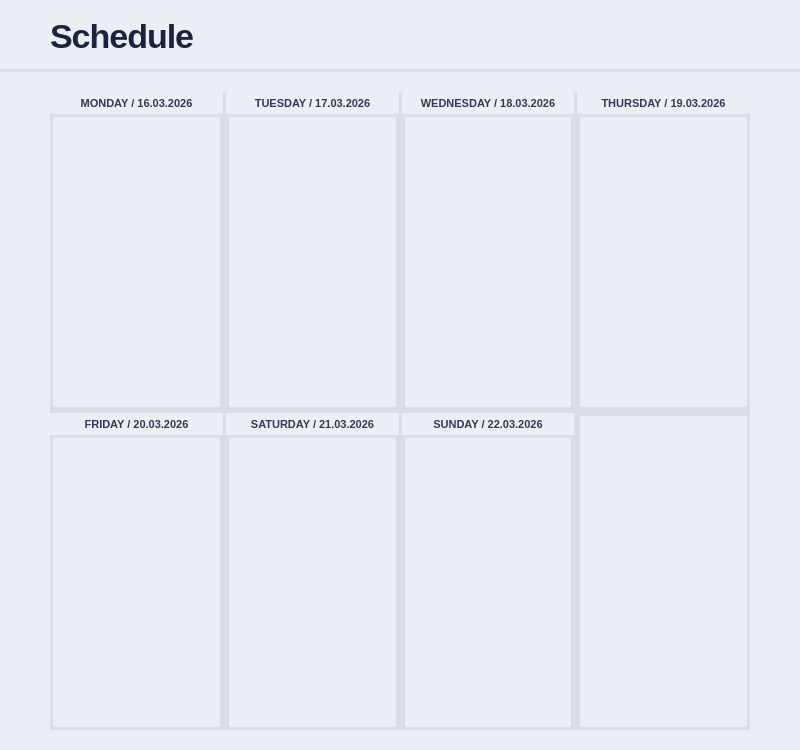
<?xml version="1.0" encoding="UTF-8"?>
<ui version="4.0">
 <class>Schedule</class>
 <widget class="QWidget" name="Schedule">
  <property name="geometry">
   <rect>
    <x>0</x>
    <y>0</y>
    <width>800</width>
    <height>750</height>
   </rect>
  </property>
  <property name="styleSheet">
   <string notr="true">QWidget#Schedule { background-color: #eceef5; }
QWidget#scheduleHeader { background-color: #eceef5; border-bottom: 3px solid #d8dde8; }
QLabel#labelScheduleTitle { color: #1a2440; font-size: 34px; font-weight: 700; letter-spacing: -1px; }
QWidget#scrollAreaWidgetContents { background-color: #d8dde8; }

QWidget#dayCardMon, QWidget#dayCardTue, QWidget#dayCardWed, QWidget#dayCardThu,
QWidget#dayCardFri, QWidget#dayCardSat, QWidget#dayCardSun, QWidget#dayCardEmpty {
 background-color: #eceef5;
 border: 3px solid #d8dde8;
}

QLabel#dayHeaderMon, QLabel#dayHeaderTue, QLabel#dayHeaderWed, QLabel#dayHeaderThu,
QLabel#dayHeaderFri, QLabel#dayHeaderSat, QLabel#dayHeaderSun {
 color: #2f3b54;
 font-size: 11px;
 font-weight: 700;
 background-color: #eceef5;
 border-bottom: 3px solid #d8dde8;
 min-height: 18px;
 max-height: 18px;
 padding: 2px 4px;
}

QWidget#subjectsMon QLabel, QWidget#subjectsTue QLabel, QWidget#subjectsWed QLabel,
QWidget#subjectsThu QLabel, QWidget#subjectsFri QLabel, QWidget#subjectsSat QLabel,
QWidget#subjectsSun QLabel {
 color: #2d4f4c;
 font-size: 12px;
 background-color: #eceef5;
 border: 3px solid #d8dde8;
 padding: 6px;
}</string>
  </property>
  <layout class="QVBoxLayout" name="verticalLayout">
   <property name="spacing">
    <number>0</number>
   </property>
   <property name="leftMargin">
    <number>0</number>
   </property>
   <property name="topMargin">
    <number>0</number>
   </property>
   <property name="rightMargin">
    <number>0</number>
   </property>
   <property name="bottomMargin">
    <number>0</number>
   </property>
   <item>
    <widget class="QWidget" name="scheduleHeader" native="true">
     <property name="minimumSize">
      <size>
       <width>0</width>
       <height>72</height>
      </size>
     </property>
     <property name="maximumSize">
      <size>
       <width>16777215</width>
       <height>72</height>
      </size>
     </property>
     <layout class="QHBoxLayout" name="horizontalLayout">
      <property name="leftMargin">
       <number>50</number>
      </property>
      <property name="topMargin">
       <number>0</number>
      </property>
      <property name="rightMargin">
       <number>50</number>
      </property>
      <property name="bottomMargin">
       <number>0</number>
      </property>
      <item>
       <widget class="QLabel" name="labelScheduleTitle">
        <property name="text">
         <string>Schedule</string>
        </property>
       </widget>
      </item>
      <item>
       <spacer name="horizontalSpacer">
        <property name="orientation">
         <enum>Qt::Orientation::Horizontal</enum>
        </property>
        <property name="sizeHint" stdset="0">
         <size>
          <width>40</width>
          <height>20</height>
         </size>
        </property>
       </spacer>
      </item>
     </layout>
    </widget>
   </item>
   <item>
    <widget class="QWidget" name="scheduleBody" native="true">
     <layout class="QVBoxLayout" name="verticalLayoutBody">
      <property name="leftMargin">
       <number>50</number>
      </property>
      <property name="topMargin">
       <number>20</number>
      </property>
      <property name="rightMargin">
       <number>50</number>
      </property>
      <property name="bottomMargin">
       <number>20</number>
      </property>
      <item>
       <widget class="QScrollArea" name="scrollAreaSchedule">
        <property name="frameShape">
         <enum>QFrame::NoFrame</enum>
        </property>
        <property name="widgetResizable">
         <bool>true</bool>
        </property>
        <property name="horizontalScrollBarPolicy">
         <enum>Qt::ScrollBarAlwaysOff</enum>
        </property>
        <widget class="QWidget" name="scrollAreaWidgetContents">
         <property name="geometry">
          <rect>
           <x>0</x>
           <y>0</y>
           <width>700</width>
           <height>1300</height>
          </rect>
         </property>
         <layout class="QGridLayout" name="gridLayoutSchedule">
          <property name="horizontalSpacing">
           <number>3</number>
          </property>
          <property name="verticalSpacing">
           <number>3</number>
          </property>
          <property name="leftMargin">
           <number>0</number>
          </property>
          <property name="topMargin">
           <number>0</number>
          </property>
          <property name="rightMargin">
           <number>0</number>
          </property>
          <property name="bottomMargin">
           <number>0</number>
          </property>

          <item row="0" column="0">
           <widget class="QWidget" name="dayCardMon" native="true">
            <layout class="QVBoxLayout" name="layoutMon">
             <property name="spacing"><number>0</number></property>
             <property name="leftMargin"><number>0</number></property>
             <property name="topMargin"><number>0</number></property>
             <property name="rightMargin"><number>0</number></property>
             <property name="bottomMargin"><number>0</number></property>
             <item>
              <widget class="QLabel" name="dayHeaderMon">
               <property name="text"><string>MONDAY / 16.03.2026</string></property>
               <property name="alignment"><set>Qt::AlignCenter</set></property>
              </widget>
             </item>
             <item>
              <widget class="QWidget" name="subjectsMon" native="true">
               <layout class="QVBoxLayout" name="layoutSubjectsMon">
                <property name="spacing"><number>0</number></property>
                <property name="leftMargin"><number>0</number></property>
                <property name="topMargin"><number>0</number></property>
                <property name="rightMargin"><number>0</number></property>
                <property name="bottomMargin"><number>0</number></property>
               </layout>
              </widget>
             </item>
            </layout>
           </widget>
          </item>

          <item row="0" column="1">
           <widget class="QWidget" name="dayCardTue" native="true">
            <layout class="QVBoxLayout" name="layoutTue">
             <property name="spacing"><number>0</number></property>
             <property name="leftMargin"><number>0</number></property>
             <property name="topMargin"><number>0</number></property>
             <property name="rightMargin"><number>0</number></property>
             <property name="bottomMargin"><number>0</number></property>
             <item>
              <widget class="QLabel" name="dayHeaderTue">
               <property name="text"><string>TUESDAY / 17.03.2026</string></property>
               <property name="alignment"><set>Qt::AlignCenter</set></property>
              </widget>
             </item>
             <item>
              <widget class="QWidget" name="subjectsTue" native="true">
               <layout class="QVBoxLayout" name="layoutSubjectsTue">
                <property name="spacing"><number>0</number></property>
                <property name="leftMargin"><number>0</number></property>
                <property name="topMargin"><number>0</number></property>
                <property name="rightMargin"><number>0</number></property>
                <property name="bottomMargin"><number>0</number></property>
               </layout>
              </widget>
             </item>
            </layout>
           </widget>
          </item>

          <item row="0" column="2">
           <widget class="QWidget" name="dayCardWed" native="true">
            <layout class="QVBoxLayout" name="layoutWed">
             <property name="spacing"><number>0</number></property>
             <property name="leftMargin"><number>0</number></property>
             <property name="topMargin"><number>0</number></property>
             <property name="rightMargin"><number>0</number></property>
             <property name="bottomMargin"><number>0</number></property>
             <item>
              <widget class="QLabel" name="dayHeaderWed">
               <property name="text"><string>WEDNESDAY / 18.03.2026</string></property>
               <property name="alignment"><set>Qt::AlignCenter</set></property>
              </widget>
             </item>
             <item>
              <widget class="QWidget" name="subjectsWed" native="true">
               <layout class="QVBoxLayout" name="layoutSubjectsWed">
                <property name="spacing"><number>0</number></property>
                <property name="leftMargin"><number>0</number></property>
                <property name="topMargin"><number>0</number></property>
                <property name="rightMargin"><number>0</number></property>
                <property name="bottomMargin"><number>0</number></property>
               </layout>
              </widget>
             </item>
            </layout>
           </widget>
          </item>

          <item row="0" column="3">
           <widget class="QWidget" name="dayCardThu" native="true">
            <layout class="QVBoxLayout" name="layoutThu">
             <property name="spacing"><number>0</number></property>
             <property name="leftMargin"><number>0</number></property>
             <property name="topMargin"><number>0</number></property>
             <property name="rightMargin"><number>0</number></property>
             <property name="bottomMargin"><number>0</number></property>
             <item>
              <widget class="QLabel" name="dayHeaderThu">
               <property name="text"><string>THURSDAY / 19.03.2026</string></property>
               <property name="alignment"><set>Qt::AlignCenter</set></property>
              </widget>
             </item>
             <item>
              <widget class="QWidget" name="subjectsThu" native="true">
               <layout class="QVBoxLayout" name="layoutSubjectsThu">
                <property name="spacing"><number>0</number></property>
                <property name="leftMargin"><number>0</number></property>
                <property name="topMargin"><number>0</number></property>
                <property name="rightMargin"><number>0</number></property>
                <property name="bottomMargin"><number>0</number></property>
               </layout>
              </widget>
             </item>
            </layout>
           </widget>
          </item>

          <item row="1" column="0">
           <widget class="QWidget" name="dayCardFri" native="true">
            <layout class="QVBoxLayout" name="layoutFri">
             <property name="spacing"><number>0</number></property>
             <property name="leftMargin"><number>0</number></property>
             <property name="topMargin"><number>0</number></property>
             <property name="rightMargin"><number>0</number></property>
             <property name="bottomMargin"><number>0</number></property>
             <item>
              <widget class="QLabel" name="dayHeaderFri">
               <property name="text"><string>FRIDAY / 20.03.2026</string></property>
               <property name="alignment"><set>Qt::AlignCenter</set></property>
              </widget>
             </item>
             <item>
              <widget class="QWidget" name="subjectsFri" native="true">
               <layout class="QVBoxLayout" name="layoutSubjectsFri">
                <property name="spacing"><number>0</number></property>
                <property name="leftMargin"><number>0</number></property>
                <property name="topMargin"><number>0</number></property>
                <property name="rightMargin"><number>0</number></property>
                <property name="bottomMargin"><number>0</number></property>
               </layout>
              </widget>
             </item>
            </layout>
           </widget>
          </item>

          <item row="1" column="1">
           <widget class="QWidget" name="dayCardSat" native="true">
            <layout class="QVBoxLayout" name="layoutSat">
             <property name="spacing"><number>0</number></property>
             <property name="leftMargin"><number>0</number></property>
             <property name="topMargin"><number>0</number></property>
             <property name="rightMargin"><number>0</number></property>
             <property name="bottomMargin"><number>0</number></property>
             <item>
              <widget class="QLabel" name="dayHeaderSat">
               <property name="text"><string>SATURDAY / 21.03.2026</string></property>
               <property name="alignment"><set>Qt::AlignCenter</set></property>
              </widget>
             </item>
             <item>
              <widget class="QWidget" name="subjectsSat" native="true">
               <layout class="QVBoxLayout" name="layoutSubjectsSat">
                <property name="spacing"><number>0</number></property>
                <property name="leftMargin"><number>0</number></property>
                <property name="topMargin"><number>0</number></property>
                <property name="rightMargin"><number>0</number></property>
                <property name="bottomMargin"><number>0</number></property>
               </layout>
              </widget>
             </item>
            </layout>
           </widget>
          </item>

          <item row="1" column="2">
           <widget class="QWidget" name="dayCardSun" native="true">
            <layout class="QVBoxLayout" name="layoutSun">
             <property name="spacing"><number>0</number></property>
             <property name="leftMargin"><number>0</number></property>
             <property name="topMargin"><number>0</number></property>
             <property name="rightMargin"><number>0</number></property>
             <property name="bottomMargin"><number>0</number></property>
             <item>
              <widget class="QLabel" name="dayHeaderSun">
               <property name="text"><string>SUNDAY / 22.03.2026</string></property>
               <property name="alignment"><set>Qt::AlignCenter</set></property>
              </widget>
             </item>
             <item>
              <widget class="QWidget" name="subjectsSun" native="true">
               <layout class="QVBoxLayout" name="layoutSubjectsSun">
                <property name="spacing"><number>0</number></property>
                <property name="leftMargin"><number>0</number></property>
                <property name="topMargin"><number>0</number></property>
                <property name="rightMargin"><number>0</number></property>
                <property name="bottomMargin"><number>0</number></property>
               </layout>
              </widget>
             </item>
            </layout>
           </widget>
          </item>

          <item row="1" column="3">
           <widget class="QWidget" name="dayCardEmpty" native="true"/>
          </item>
         </layout>
        </widget>
       </widget>
      </item>
     </layout>
    </widget>
   </item>
  </layout>
 </widget>
 <resources>
  <include location="../../assets/icons.qrc"/>
 </resources>
 <connections/>
</ui>
